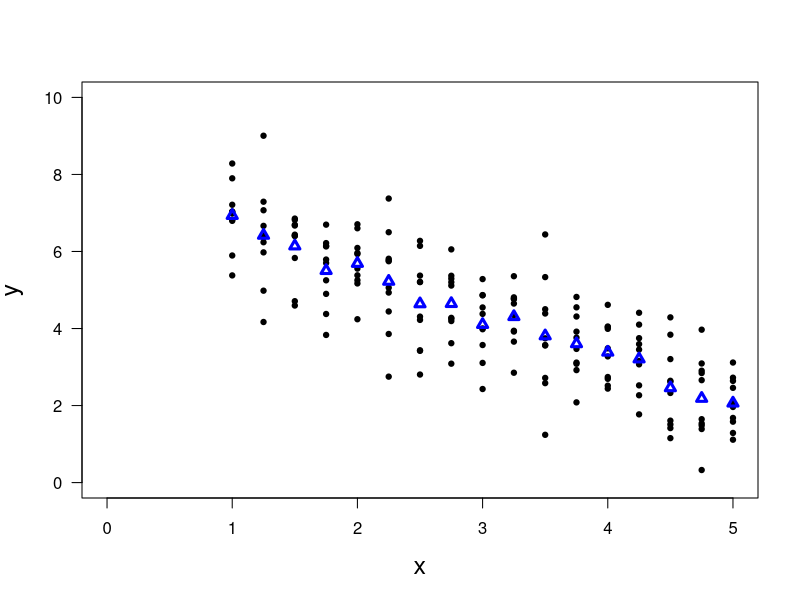

This figure's R source:
print('file: D1-LSdataMean.R')
# generate & plot artificial data & mean values (with respect to y)
beta0 = 8; beta = -1.2 # true intercept & slope
sigma = 1              # true standard deviation of normal noise
# ----------- generate data (begin)
set.seed(1953)                       # set seed for random number generators
x = seq(1,5,0.25); Lx = length(x)    # non-stochastic (uncertainty = 0)
Lr = 10                              # number of data for each x-value ('replicates')
se = sigma/sqrt(Lr); print(c(round(se,4),'standard error'))
y = matrix(data=NA,nrow=Lx,ncol=Lr)  # Lx x Lr = 17 x 10 matrix
for(k in 1:Lx) y[k,] = beta0+beta*x[k]+sigma*rnorm(Lr) # additive normal noise
# ----------- generate data (end)
ymean = numeric(Lx); for(k in 1:Lx) ymean[k] = mean(y[k,])  # mean y-values
# png('SLFartifialMean220308.png',width=16,height=12,units='cm',res=300)
plot(x,y[,1],type='p',lwd=4,col='black',cex=0.3,ylim=c(0,10),     # plot 1. sample
     xlim=c(0,max(x)),xlab='x',ylab='y',las=1,cex.lab=1.5)
for(k in 2:Lr) points(x,y[,k],lwd=4,col='black',cex=0.3)          # plot replicates
points(x,ymean,lwd=3,col='blue',cex=1,pch=24)                   # plot mean y-values
# dev.off()
